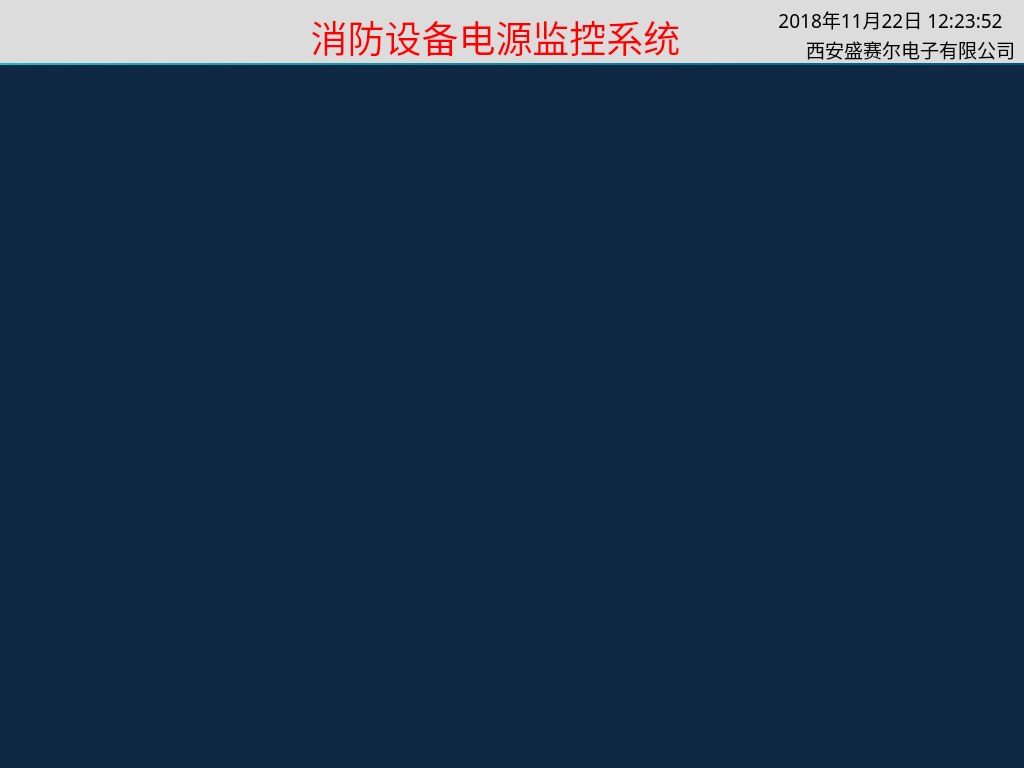
<?xml version="1.0" encoding="UTF-8"?>
<ui version="4.0">
 <class>MainWindow</class>
 <widget class="QMainWindow" name="MainWindow">
  <property name="geometry">
   <rect>
    <x>0</x>
    <y>0</y>
    <width>1024</width>
    <height>768</height>
   </rect>
  </property>
  <property name="windowTitle">
   <string>MainWindow</string>
  </property>
  <widget class="QWidget" name="centralWidget">
   <property name="styleSheet">
    <string notr="true">QWidget#centralWidget{
background-color: rgb(15, 41, 68);
}
QToolButton{
font: 18pt &quot;文泉驿等宽微米黑&quot;;
color: rgb(255, 255, 255);
border:2px solid rgb(28, 183, 200);
border-radius:10px;
background-color: rgb(15, 41, 68);
}
QToolButton:disabled{
font: 18pt &quot;文泉驿等宽微米黑&quot;;
color: rgb(255, 255, 255);
border-color: rgb(255, 255, 255);
}
QToolButton:hover{
font: 17pt &quot;文泉驿等宽微米黑&quot;;
color: rgb(255, 0, 0);
color: rgb(0, 185, 185);
/*background-color: rgb(3, 127, 119);*/
}
QDialog{
background-color: rgb(15, 41, 68);
}
QPushButton{
width:50px;
height:35px;
font: 14pt &quot;文泉驿等宽微米黑&quot;;
color: rgb(255, 255, 255);
border:2px solid rgb(28, 183, 200);
border-radius:10px;
background-color: rgb(15, 41, 68);
}
QLabel{
font: 14pt &quot;文泉驿等宽微米黑&quot;;
color: rgb(0, 0, 0);
}</string>
   </property>
   <widget class="QLabel" name="lbTitle">
    <property name="geometry">
     <rect>
      <x>300</x>
      <y>10</y>
      <width>391</width>
      <height>50</height>
     </rect>
    </property>
    <property name="font">
     <font>
      <family>文泉驿等宽微米黑</family>
      <pointsize>28</pointsize>
      <weight>50</weight>
      <italic>false</italic>
      <bold>false</bold>
     </font>
    </property>
    <property name="focusPolicy">
     <enum>Qt::ClickFocus</enum>
    </property>
    <property name="styleSheet">
     <string notr="true">color: rgb(255, 0, 0);
font: 28pt &quot;文泉驿等宽微米黑&quot;;</string>
    </property>
    <property name="text">
     <string>消防设备电源监控系统</string>
    </property>
    <property name="alignment">
     <set>Qt::AlignCenter</set>
    </property>
   </widget>
   <widget class="QLabel" name="label_19">
    <property name="geometry">
     <rect>
      <x>0</x>
      <y>63</y>
      <width>1024</width>
      <height>2</height>
     </rect>
    </property>
    <property name="styleSheet">
     <string notr="true">font: 16pt &quot;文泉驿等宽微米黑&quot;;
background-color: qlineargradient(spread:reflect, x1:0, y1:0, x2:1, y2:0, stop:0 rgba(28, 183, 200, 255), stop:1 rgba(0, 85, 127, 255));</string>
    </property>
    <property name="text">
     <string/>
    </property>
   </widget>
   <widget class="QLabel" name="lbTime">
    <property name="geometry">
     <rect>
      <x>765</x>
      <y>5</y>
      <width>251</width>
      <height>26</height>
     </rect>
    </property>
    <property name="font">
     <font>
      <family>文泉驿等宽微米黑</family>
      <pointsize>14</pointsize>
      <weight>50</weight>
      <italic>false</italic>
      <bold>false</bold>
     </font>
    </property>
    <property name="focusPolicy">
     <enum>Qt::TabFocus</enum>
    </property>
    <property name="text">
     <string>2018年11月22日 12:23:52</string>
    </property>
    <property name="alignment">
     <set>Qt::AlignBottom|Qt::AlignHCenter</set>
    </property>
   </widget>
   <widget class="QLabel" name="lbLogo">
    <property name="geometry">
     <rect>
      <x>5</x>
      <y>5</y>
      <width>216</width>
      <height>51</height>
     </rect>
    </property>
    <property name="text">
     <string/>
    </property>
   </widget>
   <widget class="QLabel" name="lbCompany">
    <property name="geometry">
     <rect>
      <x>765</x>
      <y>35</y>
      <width>250</width>
      <height>25</height>
     </rect>
    </property>
    <property name="font">
     <font>
      <family>文泉驿等宽微米黑</family>
      <pointsize>14</pointsize>
      <weight>50</weight>
      <italic>false</italic>
      <bold>false</bold>
     </font>
    </property>
    <property name="focusPolicy">
     <enum>Qt::TabFocus</enum>
    </property>
    <property name="text">
     <string>西安盛赛尔电子有限公司</string>
    </property>
    <property name="alignment">
     <set>Qt::AlignRight|Qt::AlignTrailing|Qt::AlignVCenter</set>
    </property>
   </widget>
   <widget class="QStackedWidget" name="stackedWidget">
    <property name="geometry">
     <rect>
      <x>0</x>
      <y>65</y>
      <width>1024</width>
      <height>703</height>
     </rect>
    </property>
   </widget>
   <widget class="QLabel" name="label">
    <property name="geometry">
     <rect>
      <x>0</x>
      <y>0</y>
      <width>1024</width>
      <height>64</height>
     </rect>
    </property>
    <property name="styleSheet">
     <string notr="true">background-color: rgb(220, 220, 220);
/*background-color: rgb(0, 85, 127);*/</string>
    </property>
    <property name="text">
     <string/>
    </property>
   </widget>
   <zorder>label</zorder>
   <zorder>stackedWidget</zorder>
   <zorder>lbTitle</zorder>
   <zorder>label_19</zorder>
   <zorder>lbTime</zorder>
   <zorder>lbLogo</zorder>
   <zorder>lbCompany</zorder>
  </widget>
 </widget>
 <layoutdefault spacing="6" margin="11"/>
 <resources/>
 <connections/>
</ui>
